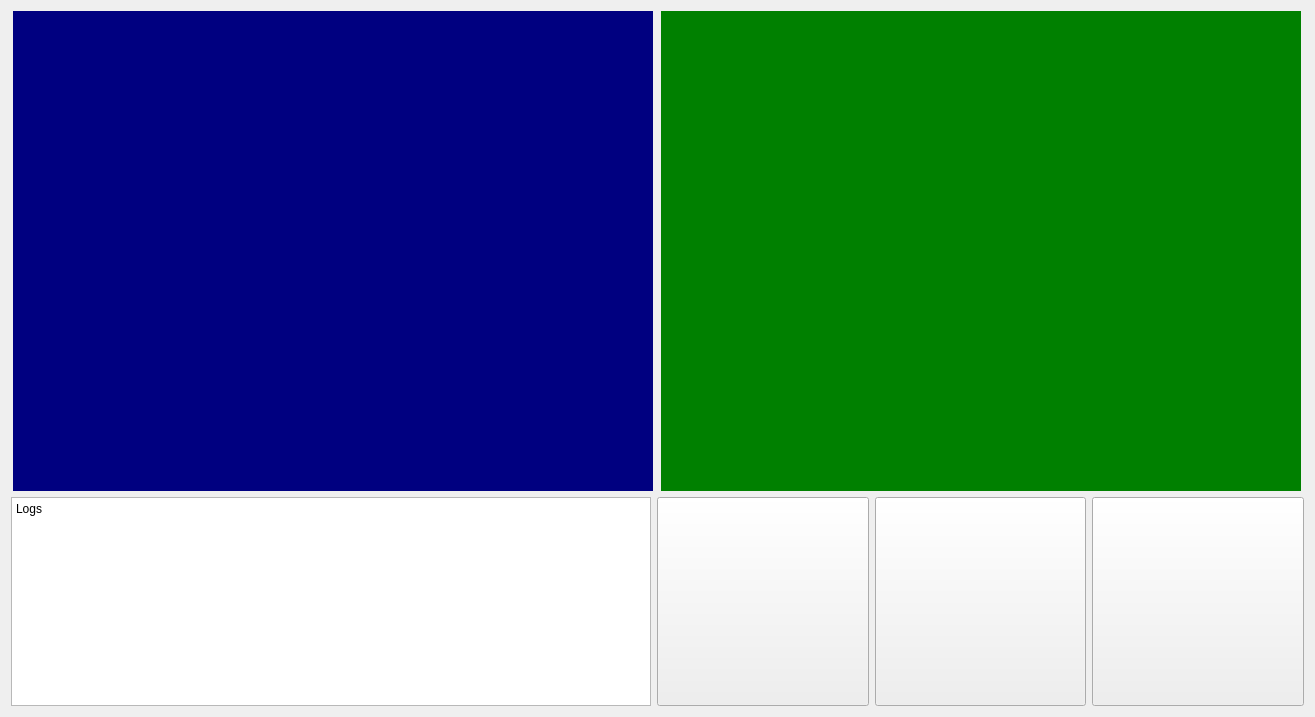
<?xml version="1.0" encoding="UTF-8"?>
<ui version="4.0">
 <class>Form</class>
 <widget class="QWidget" name="Form">
  <property name="geometry">
   <rect>
    <x>0</x>
    <y>0</y>
    <width>1315</width>
    <height>717</height>
   </rect>
  </property>
  <property name="windowTitle">
   <string>Form</string>
  </property>
  <layout class="QGridLayout" name="gridLayout">
   <item row="0" column="0">
    <layout class="QHBoxLayout" name="horizontalLayout_2">
     <item>
      <widget class="QWidget" name="widget" native="true">
       <property name="minimumSize">
        <size>
         <width>640</width>
         <height>480</height>
        </size>
       </property>
       <property name="maximumSize">
        <size>
         <width>640</width>
         <height>480</height>
        </size>
       </property>
       <property name="styleSheet">
        <string notr="true">background-color: rgb(0,0,128);</string>
       </property>
      </widget>
     </item>
     <item>
      <widget class="QWidget" name="widget_2" native="true">
       <property name="minimumSize">
        <size>
         <width>640</width>
         <height>480</height>
        </size>
       </property>
       <property name="maximumSize">
        <size>
         <width>640</width>
         <height>480</height>
        </size>
       </property>
       <property name="styleSheet">
        <string notr="true">background-color: rgb(0,128,0);</string>
       </property>
      </widget>
     </item>
    </layout>
   </item>
   <item row="1" column="0">
    <layout class="QHBoxLayout" name="horizontalLayout">
     <item>
      <widget class="QPlainTextEdit" name="plainTextEdit">
       <property name="minimumSize">
        <size>
         <width>640</width>
         <height>50</height>
        </size>
       </property>
       <property name="maximumSize">
        <size>
         <width>640</width>
         <height>480</height>
        </size>
       </property>
       <property name="readOnly">
        <bool>true</bool>
       </property>
       <property name="plainText">
        <string>Logs
</string>
       </property>
      </widget>
     </item>
     <item>
      <widget class="QPushButton" name="pushButton">
       <property name="sizePolicy">
        <sizepolicy hsizetype="Expanding" vsizetype="Expanding">
         <horstretch>0</horstretch>
         <verstretch>0</verstretch>
        </sizepolicy>
       </property>
       <property name="minimumSize">
        <size>
         <width>128</width>
         <height>128</height>
        </size>
       </property>
       <property name="maximumSize">
        <size>
         <width>256</width>
         <height>256</height>
        </size>
       </property>
       <property name="text">
        <string/>
       </property>
       <property name="icon">
        <iconset>
         <normaloff>Blank_stop_sign_octagon.svg</normaloff>Blank_stop_sign_octagon.svg</iconset>
       </property>
       <property name="iconSize">
        <size>
         <width>128</width>
         <height>128</height>
        </size>
       </property>
      </widget>
     </item>
     <item>
      <widget class="QPushButton" name="pushButton_2">
       <property name="sizePolicy">
        <sizepolicy hsizetype="Expanding" vsizetype="Expanding">
         <horstretch>0</horstretch>
         <verstretch>0</verstretch>
        </sizepolicy>
       </property>
       <property name="minimumSize">
        <size>
         <width>128</width>
         <height>128</height>
        </size>
       </property>
       <property name="maximumSize">
        <size>
         <width>256</width>
         <height>256</height>
        </size>
       </property>
       <property name="text">
        <string/>
       </property>
       <property name="icon">
        <iconset>
         <normaloff>Controlled_Stop.svg</normaloff>Controlled_Stop.svg</iconset>
       </property>
       <property name="iconSize">
        <size>
         <width>128</width>
         <height>128</height>
        </size>
       </property>
      </widget>
     </item>
     <item>
      <widget class="QPushButton" name="pushButton_3">
       <property name="sizePolicy">
        <sizepolicy hsizetype="Expanding" vsizetype="Expanding">
         <horstretch>0</horstretch>
         <verstretch>0</verstretch>
        </sizepolicy>
       </property>
       <property name="minimumSize">
        <size>
         <width>128</width>
         <height>128</height>
        </size>
       </property>
       <property name="maximumSize">
        <size>
         <width>256</width>
         <height>256</height>
        </size>
       </property>
       <property name="text">
        <string/>
       </property>
       <property name="icon">
        <iconset>
         <normaloff>continue.svg</normaloff>continue.svg</iconset>
       </property>
       <property name="iconSize">
        <size>
         <width>128</width>
         <height>128</height>
        </size>
       </property>
      </widget>
     </item>
    </layout>
   </item>
  </layout>
 </widget>
 <resources/>
 <connections/>
</ui>
